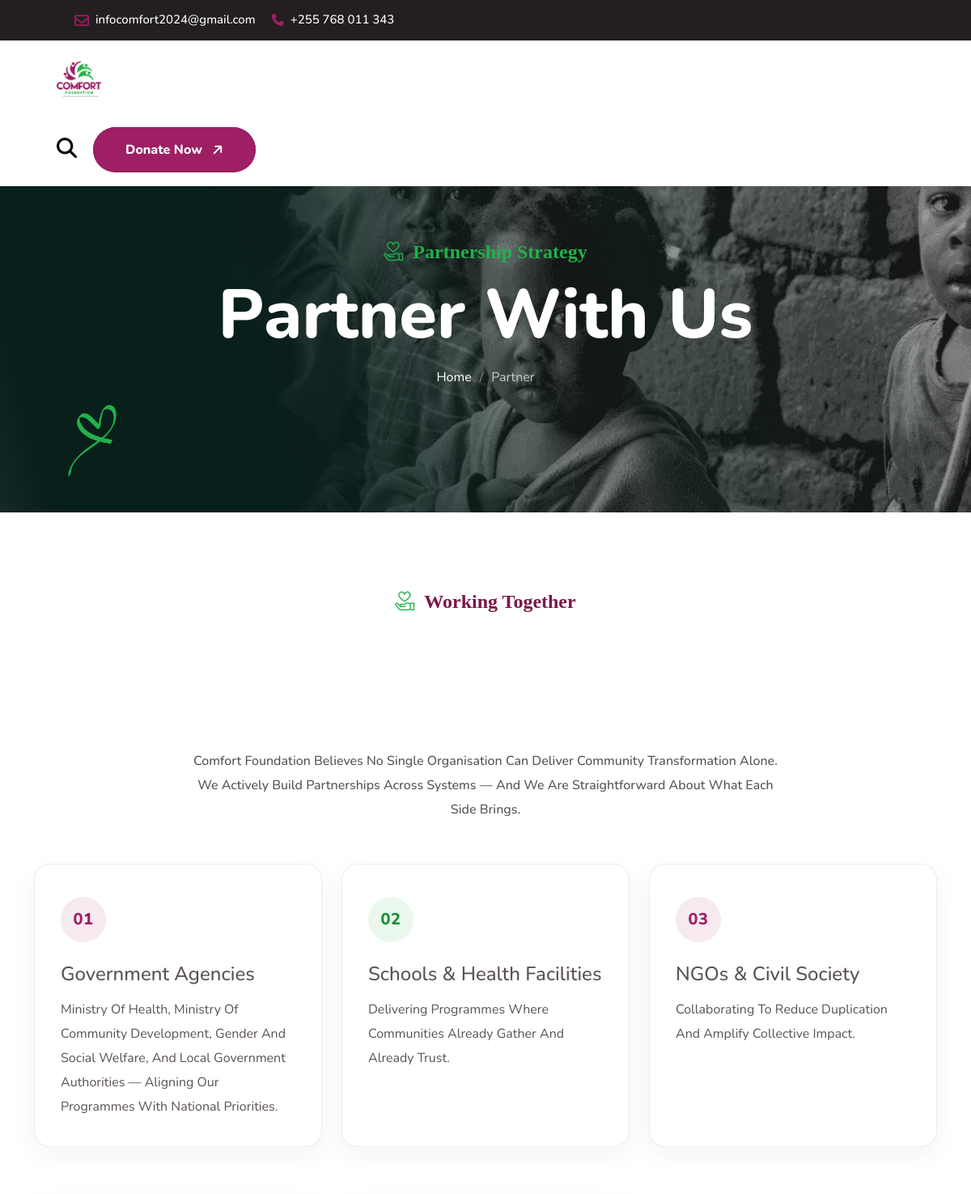
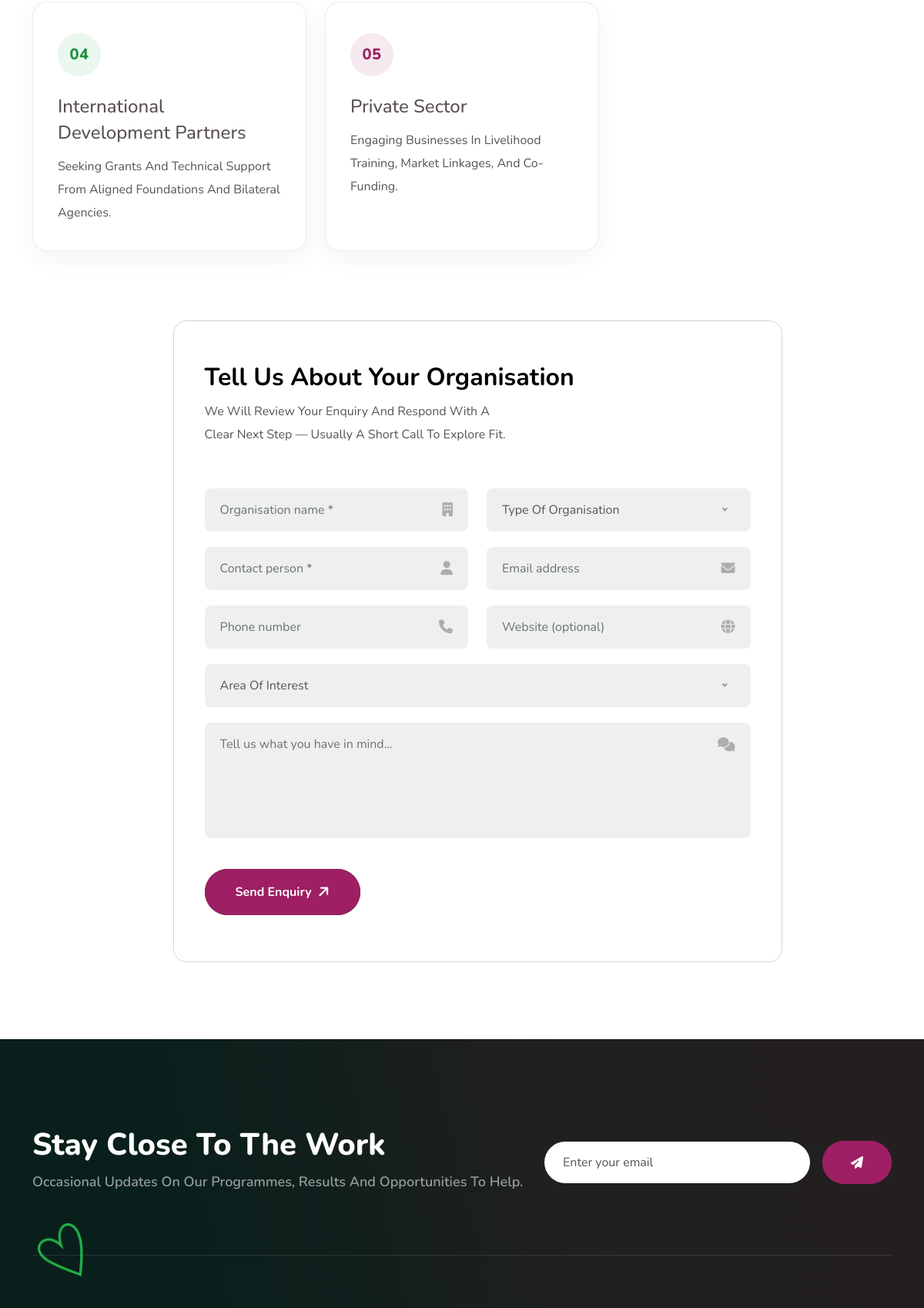
Page /partner (signed in, upper part) on the committed database (2 pictures, top to bottom).
### tables this page shows
CREATE TABLE IF NOT EXISTS `partnership_types` (
  `id`         INT UNSIGNED NOT NULL AUTO_INCREMENT,
  `title`      VARCHAR(160) NOT NULL,
  `text`       TEXT         NULL,
  `sort_order` INT          NOT NULL DEFAULT 0,
  PRIMARY KEY (`id`)
);

### app/database.php (called while the page is built, shortened)
<?php
function db(): PDO
{
    static $pdo = null;
    if ($pdo instanceof PDO) {
        return $pdo;
    }
    $cfg = $GLOBALS['cf_config']['db'];
    $dsn = trim((string) ($cfg['dsn'] ?? ''));
    if ($dsn === '') {
        $dsn = sprintf(
            'mysql:host=%s;dbname=%s;charset=%s',
            $cfg['host'],
            $cfg['name'],
            $cfg['charset'] ?? 'utf8mb4'
        );
    }
    try {
        $pdo = new PDO($dsn, $cfg['user'], $cfg['pass'], [
            PDO::ATTR_ERRMODE            => PDO::ERRMODE_EXCEPTION,
            PDO::ATTR_DEFAULT_FETCH_MODE => PDO::FETCH_ASSOC,
            PDO::ATTR_EMULATE_PREPARES   => false,
            PDO::ATTR_STRINGIFY_FETCHES  => false,
        ]);
    } catch (PDOException $e) {
        error_log('[Comfort Foundation] DB connection failed: ' . $e->getMessage());
        if (!empty($GLOBALS['cf_config']['debug'])) {
            http_response_code(500);
            exit('Database connection failed: ' . htmlspecialchars($e->getMessage(), ENT_QUOTES, 'UTF-8'));
        }
        http_response_code(503);
        exit('The site is temporarily unavailable. Please try again shortly.');
    }
    return $pdo;
}
function q(string $sql, array $params = []): PDOStatement
{
    $stmt = db()->prepare($sql);
    $stmt->execute($params);
    return $stmt;
}
function all(string $sql, array $params = []): array
{
    return q($sql, $params)->fetchAll();
}

### app/repository.php (called while the page is built, shortened)
<?php
function partnership_types(): array
{
    return all('SELECT * FROM partnership_types ORDER BY sort_order, id');
}

### app/forms.php (called while the page is built, shortened)
<?php
function old(string $key, string $default = ''): string
{
    $v = $_SESSION['old'][$key] ?? $default;
    return is_string($v) ? $v : $default;
}

### app/views/pages/partner.php (the view, shortened to what this page needs)
<section style="padding:100px 0 60px;">
    <div class="container">
        <div class="row justify-content-center">
            <div class="col-12 col-lg-10 col-xl-8">
                <div class="section__header text-center" data-aos="fade-up" data-aos-duration="1000">
                    <span class="sub-title"><i class="icon-donation"></i>Working together</span>
                    <h2 class="title-animation">Sustainable transformation requires <span>coordinated effort</span></h2>
                    <p>Comfort Foundation believes no single organisation can deliver community transformation alone. We actively build partnerships across systems — and we are straightforward about what each side brings.</p>
                </div>
            </div>
        </div>
        <div class="row gutter-30">
            <?php foreach (partnership_types() as $i => $pt): ?>
            <div class="col-12 col-md-6 col-xl-4" style="margin-bottom:30px;">
                <div class="cf-pillar<?= $i % 2 ? ' cf-pillar--green' : '' ?>" data-aos="fade-up" data-aos-duration="1000" data-aos-delay="<?= ($i % 3) * 150 ?>">
                    <span class="cf-pillar__num"><?= str_pad((string) ($i + 1), 2, '0', STR_PAD_LEFT) ?></span>
                    <h5><?= e($pt['title']) ?></h5>
                    <p><?= e($pt['text']) ?></p>
                </div>
            </div>
            <?php endforeach; ?>
        </div>
    </div>
</section>
<section class="contact-main volunteer" style="padding:0 0 100px;">
    <div class="container">
        <div class="row justify-content-center">
            <div class="col-12 col-xl-9">
                <div class="contact__form volunteer__form checkout__form" data-aos="fade-up" data-aos-duration="1000">
                    <div class="volunteer__form-content">
                        <h4>Tell us about your organisation</h4>
                        <p>We will review your enquiry and respond with a clear next step — usually a short call to explore fit.</p>
                    </div>
                    <form action="<?= e(url('partner')) ?>" method="post" class="cta">
                        <div class="row gutter-20">
                            <div class="col-12 col-md-6">
                                <div class="input-single">
                                    <input type="text" name="organisation" placeholder="Organisation name *" required value="<?= e(old('organisation')) ?>">
                                    <i class="fa-solid fa-building"></i>
                                </div>
                            </div>
                            <div class="col-12 col-md-6">
                                <div class="input-single">
                                </div>
                            </div>
                            <div class="col-12 col-md-6">
                                <div class="input-single">
                                    <input type="text" name="name" placeholder="Contact person *" required value="<?= e(old('name')) ?>">
                                    <i class="fa-solid fa-user"></i>
                                </div>
                            </div>
                            <div class="col-12 col-md-6">
                                <div class="input-single">
                                    <input type="email" name="email" placeholder="Email address" value="<?= e(old('email')) ?>">
                                    <i class="fa-solid fa-envelope"></i>
                                </div>
                            </div>
                            <div class="col-12 col-md-6">
                                <div class="input-single">
                                    <input type="tel" name="phone" placeholder="Phone number" value="<?= e(old('phone')) ?>">
                                    <i class="fa-solid fa-phone"></i>
                                </div>
                            </div>
                            <div class="col-12 col-md-6">
                                <div class="input-single">
                                    <input type="url" name="org_website" placeholder="Website (optional)" value="<?= e(old('org_website')) ?>">
                                    <i class="fa-solid fa-globe"></i>
                                </div>
                            </div>
                            <div class="col-12">
                                <div class="input-single">
                                </div>
                            </div>
                            <div class="col-12">
                                <div class="input-single alter-input">
                                    <textarea name="message" placeholder="Tell us what you have in mind…"><?= e(old('message')) ?></textarea>
                                    <i class="fa-solid fa-comments"></i>
                                </div>
                            </div>
                        </div>
                        <div class="form-cta">
                            <button type="submit" class="btn--primary">Send Enquiry <i class="fa-solid fa-arrow-right"></i></button>
                        </div>
                    </form>
                </div>
            </div>
        </div>
    </div>
</section>

### rows in the picture
partnership_types: i "01", title "Government Agencies", text "Ministry Of Health, Ministry Of Community Development, Gender And Social Welfare, And Local Government Authorities — Aligning Our Programmes With National Priorities."
partnership_types: i "02", title "Schools & Health Facilities", text "Delivering Programmes Where Communities Already Gather And Already Trust."
partnership_types: i "03", title "NGOs & Civil Society", text "Collaborating To Reduce Duplication And Amplify Collective Impact."
partnership_types: i "04", title "International Development Partners", text "Seeking Grants And Technical Support From Aligned Foundations And Bilateral Agencies."
partnership_types: i "05", title "Private Sector", text "Engaging Businesses In Livelihood Training, Market Linkages, And Co-Funding."

### other values in the picture
setting('contact_email') "infocomfort2024@gmail.com"
setting('contact_phone') "+255 768 011 343"
$eyebrow "Partnership Strategy"
$label "Partner"
